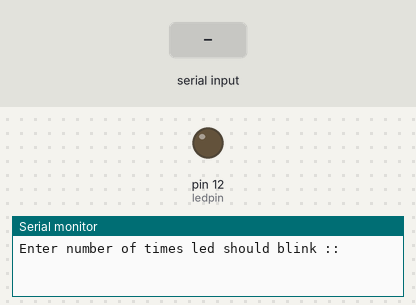
A sketch run on a simulated Arduino Uno, built with avr-gcc and run on an emulated ATmega328P. On the bench: output pins drawn as LEDs (lit = HIGH), the last lines printed to the serial monitor. Dashed ring = blinking. The inputs (shaded band) are chosen by the test bench.

Above: at 1.2 s.
1.3 s: "90,45\n" received over Serial
At 1.7 s:
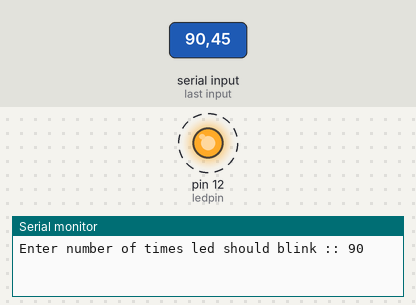
Timing chart, 0 to 10.3 s (numbered marks = the images above; inputs shaded):
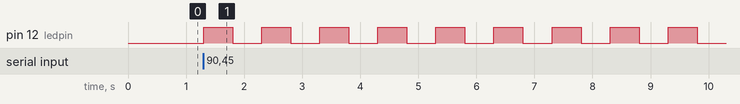

Measured:
- after the input at 1.3 s, pin 12 (ledpin): alternates HIGH for 0.50 s and LOW for 0.50 s, starting at once

The sketch:

code.ino
```cpp
 int ledpin = 12;
String msg = "Enter number of times led should blink :: ";
String msg2 = "Your number is :: ";
void setup()
{
  pinMode(ledpin , OUTPUT);
  Serial.begin(9600);
}

void loop()
{
  Serial.println();
  Serial.print(msg);
  while(Serial.available() == 0){

  }
  int myNum = Serial.parseInt();
  Serial.print(myNum);
  for(int i = 0 ; i < myNum ; i++){
    digitalWrite(ledpin , HIGH);
    delay(500);
    digitalWrite(ledpin , LOW);
    delay(500);
  }
  delay(500);
}
```
